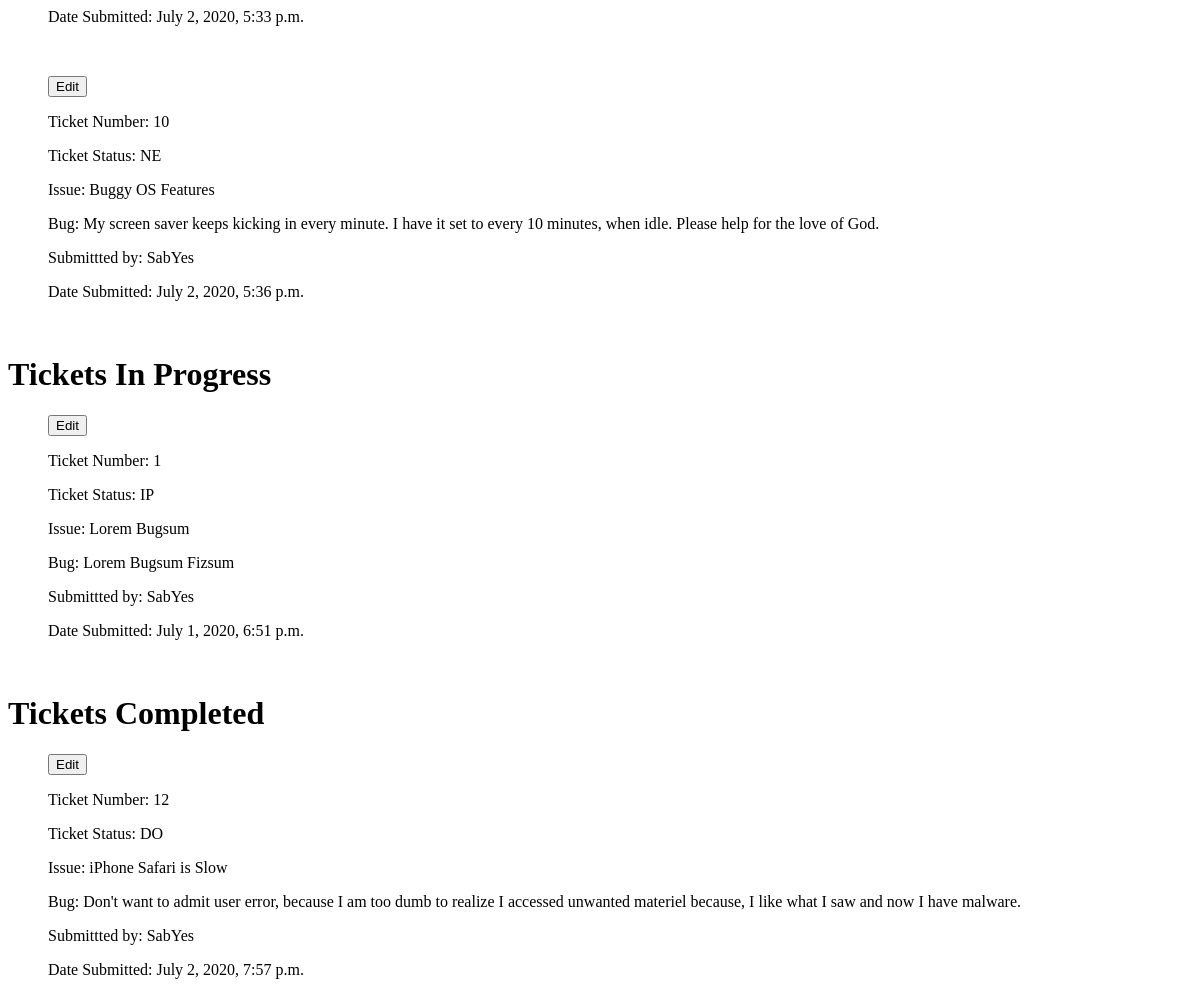
Before: /profile/2/ (signed in, lower part) with the older database file.
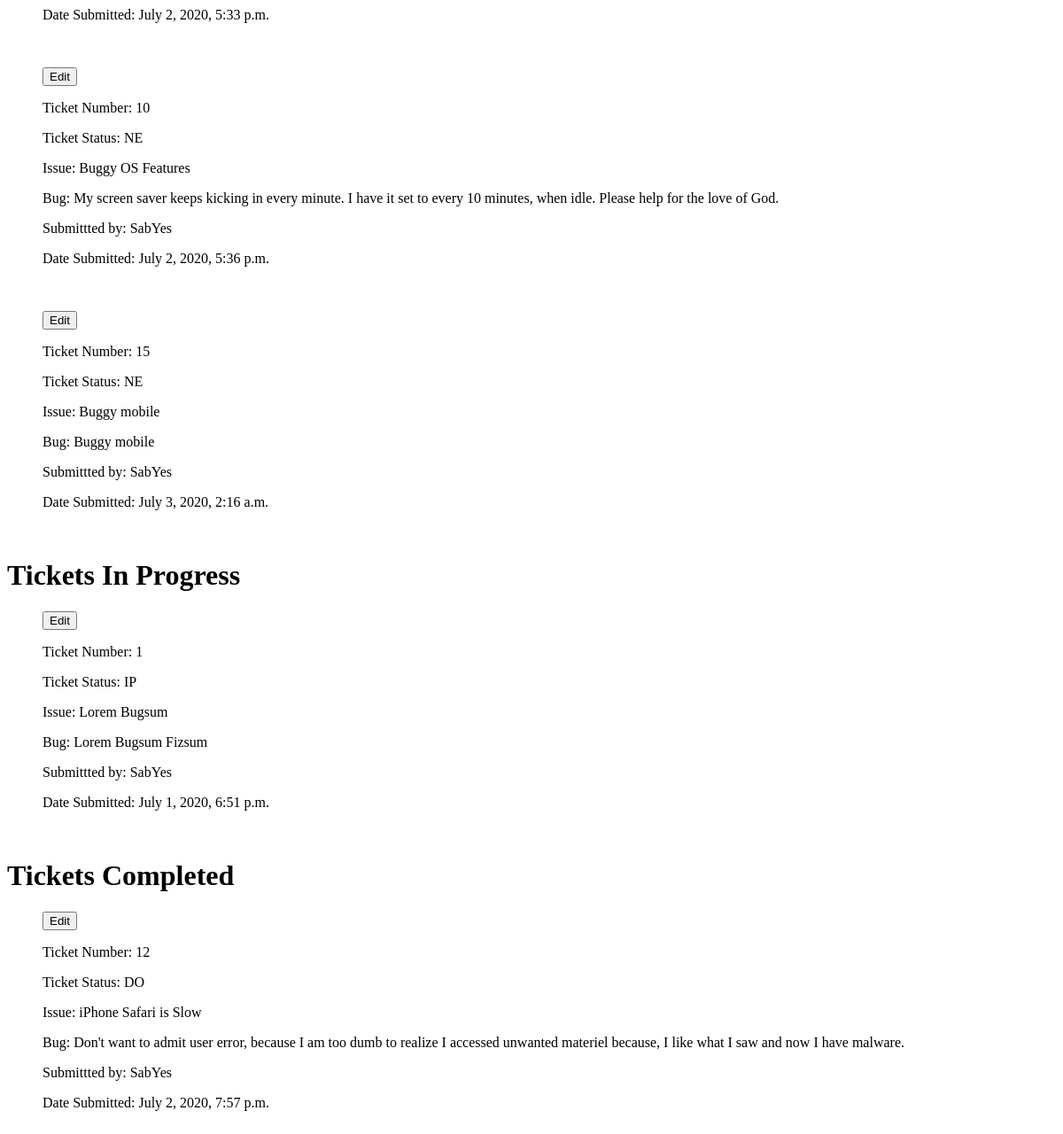
After: the same page with the newer database file.
### ticket/models.py (models this page shows, shortened)
class Ticket(models.Model):
    title = models.CharField(max_length=60, null=True, blank=True)
    created_at = models.DateTimeField(default=timezone.now)
    bug = models.TextField()
    username = models.ForeignKey(BugUser, on_delete=models.CASCADE,
        related_name="user_name")
    NEW = "NE"
    IN_PROGRESS = "IP"
    DONE = "DO"
    INVALID = "IN"
    TICKET_STATUS_CHOICES = [
        (NEW, "new"),
        (IN_PROGRESS, "in progress"),
        (DONE, "done"),
        (INVALID, "invalid")
    ]
    ticket_status = models.CharField(
        max_length=2,
        choices=TICKET_STATUS_CHOICES,
        default=NEW
    )
    assigned_user = models.ForeignKey(BugUser, on_delete=models.CASCADE,
        related_name="assigned", null=True, blank=True)
    completed_by = models.ForeignKey(BugUser, on_delete=models.CASCADE,
        related_name="completed", null=True, blank=True)

### custom_user/models.py (models this page shows)
class BugUser(AbstractUser):
    display_name = models.CharField(max_length=30)
    created_by = models.DateTimeField(default=timezone.now)
    def __str__(self):
        return self.display_name

### ticket_file/views.py (the view)
# urls.py: path('profile/<int:id>/', views.userview),
@login_required
def userview(request, id):
    username = BugUser.objects.get(id=id)
    data = Ticket.objects.filter(username=username)
    return render(request, "profile.html", {"username": username, "data": data})

### templates/profile.html (shortened to what this page needs)
{% for d in data %}
{% if d.ticket_status == "NE" %}
    <ul>
        <p><a href="/ticket_create/edit/{{d.id}}/"><button>Edit</button></a></p>
        <p>Ticket Number: {{d.id}}</p>
        <p>Ticket Status: {{d.ticket_status}}</p>
        <p>Issue: {{d.title}}</p>
        <p>Bug: {{d.bug}}</p>
        <p>Submittted by: {{d.username}}</p>
        <p>Date Submitted: {{d.created_at}}</p>
        <br>
    </ul>
{% endif %}
{% endfor %}
<h1>Tickets In Progress</h1>
{% for d in data %}
{% if d.ticket_status == "IP" %}
    <ul>
        <p><a href="/ticket_create/edit/{{d.id}}/"><button>Edit</button></a></p>
        <p>Ticket Number: {{d.id}}</p>
        <p>Ticket Status: {{d.ticket_status}}</p>
        <p>Issue: {{d.title}}</p>
        <p>Bug: {{d.bug}}</p>
        <p>Submittted by: {{d.username}}</p>
        <p>Date Submitted: {{d.created_at}}</p>
        <br>
    </ul>
{% endif %}
{% endfor %}
<h1>Tickets Completed</h1>
{% for d in data %}
{% if d.ticket_status == "DO" %}
    <ul>
        <p><a href="/ticket_create/edit/{{d.id}}/"><button>Edit</button></a></p>
        <p>Ticket Number: {{d.id}}</p>
        <p>Ticket Status: {{d.ticket_status}}</p>
        <p>Issue: {{d.title}}</p>
        <p>Bug: {{d.bug}}</p>
        <p>Submittted by: {{d.username}}</p>
        <p>Date Submitted: {{d.created_at}}</p>
        <br>
    </ul>
{% endif %}
{% endfor %}

Changed rows visible on the page:
added Ticket: id "15", ticket_status "NE", title "Buggy mobile", bug "Buggy mobile", username "SabYes", created_at "July 3, 2020, 2:16 a.m."
